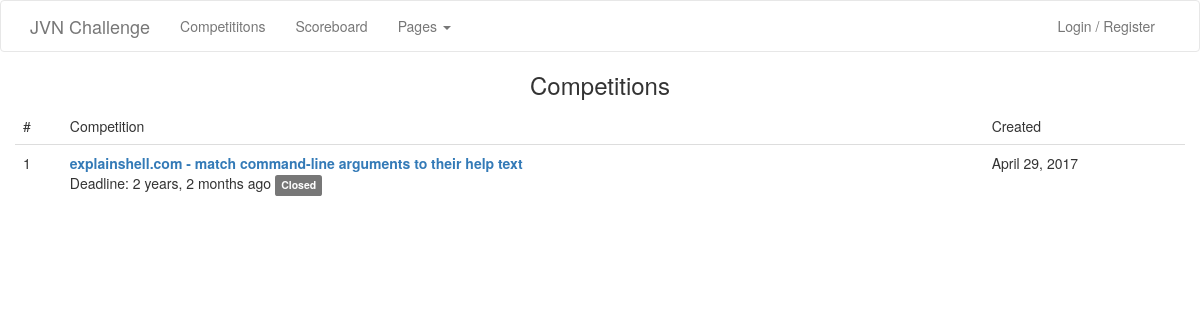
The app's page /competition/ with its own data.
### competition/models.py (models this page shows, shortened)
@python_2_unicode_compatible  # only if you need to support Python 2
class Competition(models.Model):
    add_by = models.ForeignKey(
        settings.AUTH_USER_MODEL,
        on_delete=models.CASCADE,
    )
    datasets = models.ManyToManyField(
        "competition.CompetitionDataset",
        blank=True
    )
    title = models.CharField("Competition title", max_length=250)
    content = tinymce_models.HTMLField('Competition content') # models.TextField("Competition content")
    prizes = tinymce_models.HTMLField("Competition prizes")
    created_at = models.DateTimeField(auto_now_add=True)
    updated_at = models.DateTimeField(auto_now=True)
    deadline = models.DateTimeField("Deadline")
    validate_file = models.FileField("Validation file", upload_to='validate_files', null=False, default="")
    label_col = models.CharField("Label column", max_length=250, default="label")
    id_col = models.CharField("ID column", max_length=250, default="id")
    sample_file = models.FileField("Sample file", upload_to='sample_files', null=True, default=None)
    def is_deadline(self):
        return now() > self.deadline

### competition/views.py (the view)
def index(request):
    list_competitions = Competition.objects.order_by('-created_at')[:15]
    context = {
        "user": request.user,
        "list_competitions": list_competitions
    }
    return render(request, 'competition/index.html', context)

### competition/templates/competition/index.html (shortened to what this page needs)
{% extends "jvnchallenge/base.html" %}
{% load static %}
{% load humanize %}
{% block header_include %}
    <link rel="stylesheet" type="text/css" href="{% static 'competition/css/base.css' %}" />
{% endblock %}
{% block content %}
<div class="container">
	<div class="row">
		<div class="text-center">
	    <h3>Competitions</h3>
	</div>
	</div>
	<div class="row">
		<table class="table">
			<thead>
				<tr>
					<td>#</td>
					<td>Competition</td>
					<td>Created</td>
			</thead>
			<tbody>
				{% for c in list_competitions %}
					<tr>
						<td>{{c.id}}</td>
						<td>
							<strong>
								<a href="{% url 'competition:detail' c.id %}">{{c.title}}</a>
							</strong>
							<br />
							Deadline: {{ c.deadline | naturaltime }}
							{% if c.is_deadline %} <span class="label label-default">Closed</span> {% endif %}
						</td>
						<td>
							<time datetime="{{c.created_at}}">{{c.created_at | naturalday}}</time>
						</td>
					</tr>
				{% endfor %}
			</tbody>
		</table>
	</div>
</div>
{% endblock %}

### competition/static/competition/css/base.css (style rules this page uses)
.alt-h0,.alt-h1,.alt-h2,.alt-h3,.alt-h4,.alt-h5,.alt-h6,.alt-lead, h1, h2, h3, h4, h5, alt-h6 { -webkit-font-smoothing: antialiased; font-family: Roboto, -apple-system, BlinkMacSystemFont, "Helvetica Neue", "Segoe UI", "Oxygen", "Ubuntu", "Cantarell", "Open Sans", sans-serif font-weight: 300; }

### records on screen
Competition: id "1", title "explainshell.com - match command-line arguments to their help text", deadline "2 years, 2 months ago", shows "Closed", created_at "April 29, 2017"
